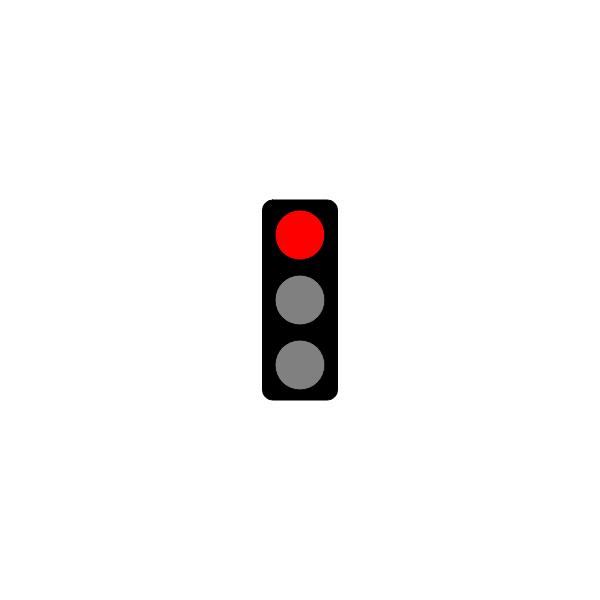
Frame 1 (no input)
Frame 60 (no input): identical to frame 1, image omitted
Frame 120 (the mouse pressed at the canvas centre since frame 60): identical to frame 1, image omitted

The p5.js sketch that drew this single still picture (run headless with seeded random() and noise() and a simulated clock; from frame 60 on, the mouse is pressed at the canvas centre):

// p5.js sketch
// ── sketch.js
// Traffic Light Starter Code
// Your Name Here
// The Date Here

// GOAL: make a 'traffic light' simulator. For now, just have the light
// changing according to time. You may want to investigate the millis()
// function at https://p5js.org/reference/#/p5/millis

let lightState = "red";
let changeTime = 5000;
let currentTimeToChange = 5000;

function setup() {
  createCanvas(600, 600);
}

function draw() {
  background(255);
  drawOutlineOfLights();
}

function drawOutlineOfLights() {
  //box
  rectMode(CENTER);
  fill(0);
  rect(width / 2, height / 2, 75, 200, 10);

  //lights
  if (millis() < changeTime) {
    fill(lightState);
  } 
  else {
    changeTime += currentTimeToChange;
    changeLightState();
  }

  fill(lightState === "red"? "red": "gray");
  ellipse(width / 2, height / 2 - 65, 50, 50); //top      //fill("red");
  fill(lightState === "yellow"? "yellow": "gray");
  ellipse(width / 2, height / 2, 50, 50); //middle        //fill("yellow");
  fill(lightState === "green"? "green": "gray");
  ellipse(width / 2, height / 2 + 65, 50, 50); //bottom   //fill("green");
}


function changeLightState(){
  if (lightState === "red"){
    lightState = "green";
    currentTimeToChange = 1000;
  }
  else if (lightState === "green"){
    lightState = "yellow";
    currentTimeToChange = 5000;
  }
  else if (lightState === "yellow"){
    lightState = "red";
    currentTimeToChange = 5000;
  }
}
